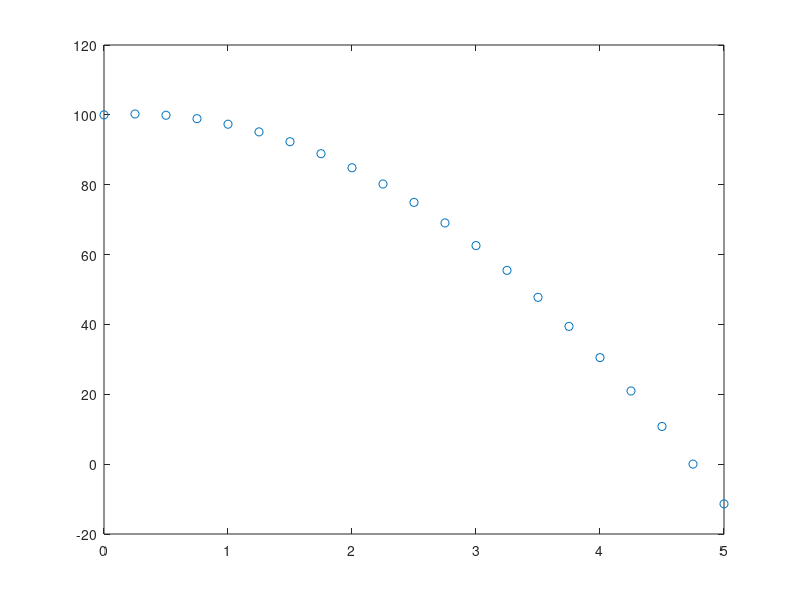

This chart was generated by the following MATLAB code:
clear all;
close all;
clc;

N = 21;
T = 5;
v = 1;
G = 9.8;
dt = (T-0)/(N-1);

t = [0:dt:T];
y = 100;
y(1) = y;
y(2) = y(1) + dt*v;
for i=3:N
  y(i) = (2*y(i-1)) - y(i-2) - (G*(dt^2))
endfor

plot(t,y,'o')
